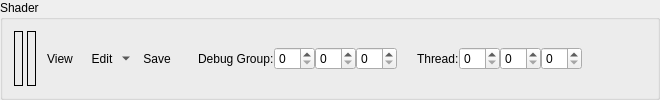
        <widget class="QGroupBox" name="csShaderGroup">
         <property name="sizePolicy">
          <sizepolicy hsizetype="Preferred" vsizetype="Minimum">
           <horstretch>0</horstretch>
           <verstretch>0</verstretch>
          </sizepolicy>
         </property>
         <property name="title">
          <string>Shader</string>
         </property>
         <layout class="QHBoxLayout" name="horizontalLayout_8">
          <property name="spacing">
           <number>0</number>
          </property>
          <item>
           <widget class="QFrame" name="csShaderControlsFrame">
            <layout class="QHBoxLayout" name="horizontalLayout_29">
             <property name="spacing">
              <number>4</number>
             </property>
             <property name="leftMargin">
              <number>0</number>
             </property>
             <property name="topMargin">
              <number>0</number>
             </property>
             <property name="rightMargin">
              <number>0</number>
             </property>
             <property name="bottomMargin">
              <number>0</number>
             </property>
             <item>
              <widget class="RDLabel" name="csRootSig">
               <property name="frameShape">
                <enum>QFrame::Box</enum>
               </property>
              </widget>
             </item>
             <item>
              <widget class="RDLabel" name="csShader">
               <property name="frameShape">
                <enum>QFrame::Box</enum>
               </property>
              </widget>
             </item>
             <item>
              <widget class="QToolButton" name="csShaderViewButton">
               <property name="cursor">
                <cursorShape>PointingHandCursor</cursorShape>
               </property>
               <property name="toolTip">
                <string>Open Shader Source</string>
               </property>
               <property name="text">
                <string>View</string>
               </property>
               <property name="icon">
                <iconset resource="../../Resources/resources.qrc">
                 <normaloff>:/action.png</normaloff>:/action.png</iconset>
               </property>
               <property name="toolButtonStyle">
                <enum>Qt::ToolButtonTextBesideIcon</enum>
               </property>
               <property name="autoRaise">
                <bool>true</bool>
               </property>
              </widget>
             </item>
             <item>
              <widget class="QToolButton" name="csShaderEditButton">
               <property name="toolTip">
                <string>Edit Shader</string>
               </property>
               <property name="text">
                <string>Edit</string>
               </property>
               <property name="icon">
                <iconset resource="../../Resources/resources.qrc">
                 <normaloff>:/page_white_edit.png</normaloff>:/page_white_edit.png</iconset>
               </property>
               <property name="popupMode">
                <enum>QToolButton::MenuButtonPopup</enum>
               </property>
               <property name="toolButtonStyle">
                <enum>Qt::ToolButtonTextBesideIcon</enum>
               </property>
               <property name="autoRaise">
                <bool>true</bool>
               </property>
              </widget>
             </item>
             <item>
              <widget class="QToolButton" name="csShaderSaveButton">
               <property name="toolTip">
                <string>Save Shader DXBC</string>
               </property>
               <property name="text">
                <string>Save</string>
               </property>
               <property name="icon">
                <iconset resource="../../Resources/resources.qrc">
                 <normaloff>:/save.png</normaloff>:/save.png</iconset>
               </property>
               <property name="toolButtonStyle">
                <enum>Qt::ToolButtonTextBesideIcon</enum>
               </property>
               <property name="autoRaise">
                <bool>true</bool>
               </property>
              </widget>
             </item>
            </layout>
           </widget>
          </item>
          <item>
           <widget class="QFrame" name="csDebugFrame">
            <layout class="QHBoxLayout" name="horizontalLayout_34">
             <property name="spacing">
              <number>0</number>
             </property>
             <property name="leftMargin">
              <number>0</number>
             </property>
             <property name="topMargin">
              <number>0</number>
             </property>
             <property name="rightMargin">
              <number>0</number>
             </property>
             <property name="bottomMargin">
              <number>0</number>
             </property>
             <item>
              <widget class="QLabel" name="groupDebugLabel">
               <property name="text">
                <string>Debug Group:</string>
               </property>
               <property name="indent">
                <number>20</number>
               </property>
              </widget>
             </item>
             <item>
              <widget class="QSpinBox" name="groupX"/>
             </item>
             <item>
              <widget class="QSpinBox" name="groupY"/>
             </item>
             <item>
              <widget class="QSpinBox" name="groupZ"/>
             </item>
             <item>
              <widget class="QLabel" name="threadDebugLabel">
               <property name="text">
                <string>Thread:</string>
               </property>
               <property name="indent">
                <number>20</number>
               </property>
              </widget>
             </item>
             <item>
              <widget class="QSpinBox" name="threadX"/>
             </item>
             <item>
              <widget class="QSpinBox" name="threadY"/>
             </item>
             <item>
              <widget class="QSpinBox" name="threadZ"/>
             </item>
             <item>
              <widget class="QToolButton" name="debugThread">
               <property name="text">
                <string/>
               </property>
               <property name="icon">
                <iconset resource="../../Resources/resources.qrc">
                 <normaloff>:/wrench.png</normaloff>:/wrench.png</iconset>
               </property>
               <property name="autoRaise">
                <bool>true</bool>
               </property>
              </widget>
             </item>
            </layout>
           </widget>
          </item>
          <item>
           <spacer name="horizontalSpacer_2">
            <property name="orientation">
             <enum>Qt::Horizontal</enum>
            </property>
            <property name="sizeHint" stdset="0">
             <size>
              <width>40</width>
              <height>20</height>
             </size>
            </property>
           </spacer>
          </item>
         </layout>
        </widget>
